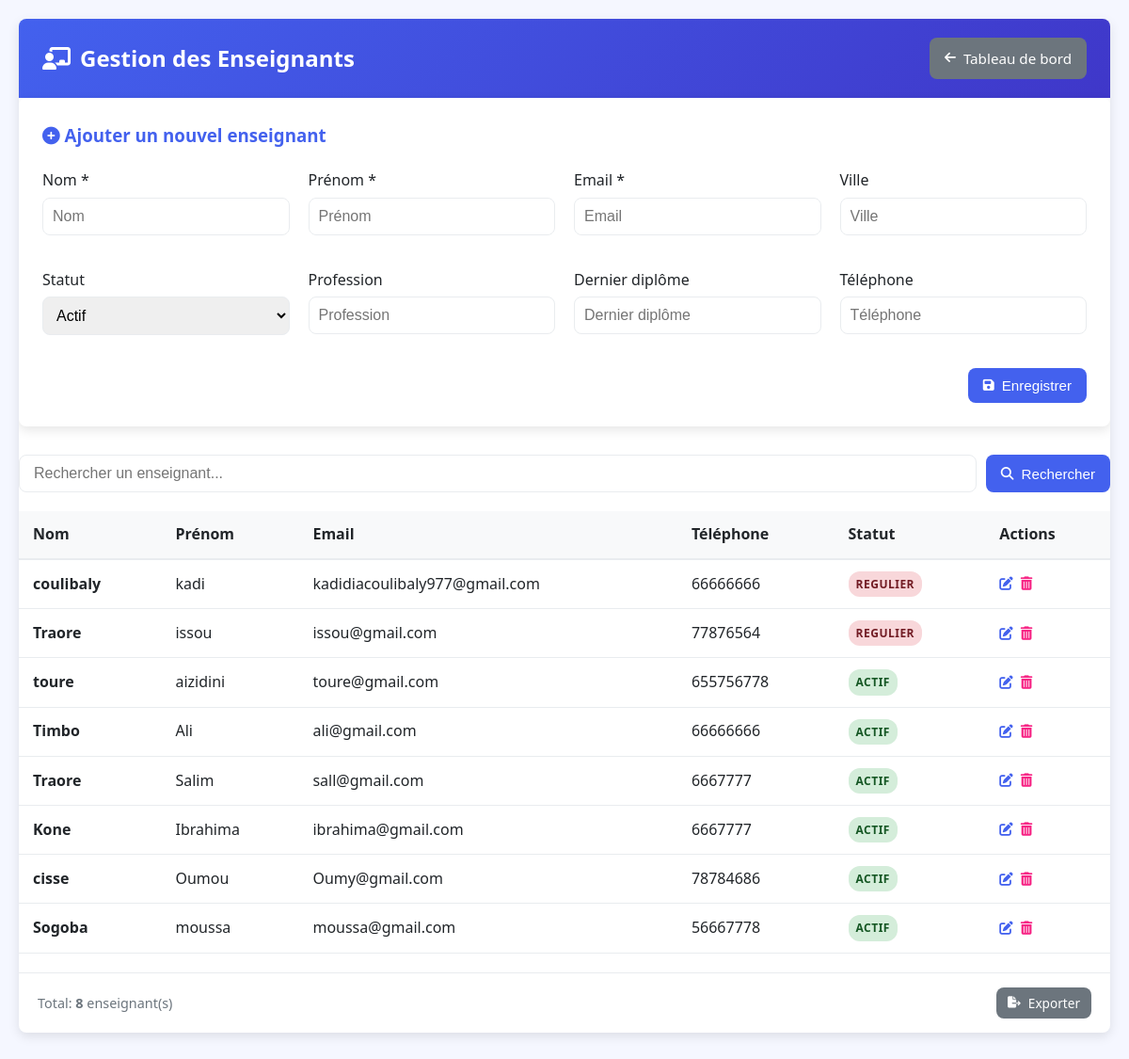
Screenshot of /enseignants.php with the database file from the repository.
### tables this page shows
CREATE TABLE `enseignants` (
  `id` int(11) NOT NULL,
  `nom` varchar(100) DEFAULT NULL,
  `prenom` varchar(100) DEFAULT NULL,
  `email` varchar(100) DEFAULT NULL,
  `ville` varchar(100) DEFAULT NULL,
  `statut` varchar(50) DEFAULT NULL,
  `profession` varchar(100) DEFAULT NULL,
  `dernier_diplome` varchar(100) DEFAULT NULL,
  `telephone` varchar(20) DEFAULT NULL
);

### enseignants.php (the view, shortened to what this page needs)
<?php
require 'config.php';
$enseignants = $pdo->query("SELECT * FROM enseignants")->fetchAll(PDO::FETCH_ASSOC);
    ?>
<!DOCTYPE html>
<html lang="fr">
<head>
    <link rel="stylesheet" href="https://cdnjs.cloudflare.com/ajax/libs/font-awesome/6.4.0/css/all.min.css">
</head>
<body>
    <div class="container">
        <div class="card">
            <div class="card-header">
                <h2>
                    <i class="fas fa-chalkboard-teacher"></i>
                    Gestion des Enseignants
                </h2>
                <a href="dashboard.php" class="btn btn-secondary">
                    <i class="fas fa-arrow-left"></i> Tableau de bord
                </a>
            </div>
            <div class="card-body">
                <?php if (isset($_GET['edit'])): ?>
                <?php else: ?>
                    <form method="POST" class="edit-form">
                        <h3 style="margin-bottom: 20px; color: var(--primary);">
                            <i class="fas fa-plus-circle"></i> Ajouter un nouvel enseignant
                        </h3>
                        <div class="form-grid">
                            <div class="form-group">
                                <label>Nom <span class="required">*</span></label>
                                <input name="nom" placeholder="Nom" required>
                            </div>
                            <div class="form-group">
                                <label>Prénom <span class="required">*</span></label>
                                <input name="prenom" placeholder="Prénom" required>
                            </div>
                            <div class="form-group">
                                <label>Email <span class="required">*</span></label>
                                <input name="email" type="email" placeholder="Email" required>
                            </div>
                            <div class="form-group">
                                <label>Ville</label>
                                <input name="ville" placeholder="Ville">
                            </div>
                            <div class="form-group">
                                <label>Statut</label>
                                <select name="statut">
                                    <option value="Actif">Actif</option>
                                </select>
                            </div>
                            <div class="form-group">
                                <label>Profession</label>
                                <input name="profession" placeholder="Profession">
                            </div>
                            <div class="form-group">
                                <label>Dernier diplôme</label>
                                <input name="dernier_diplome" placeholder="Dernier diplôme">
                            </div>
                            <div class="form-group">
                                <label>Téléphone</label>
                                <input name="telephone" type="tel" placeholder="Téléphone">
                            </div>
                        </div>
                        <div class="form-actions">
                            <button type="submit" name="add" class="btn btn-primary">
                                <i class="fas fa-save"></i> Enregistrer
                            </button>
                        </div>
                    </form>
                <?php endif; ?>
                <div class="search-container">
                    <form method="GET" style="flex: 1; display: flex; gap: 10px;">
                        <input type="text" name="search" class="search-input" placeholder="Rechercher un enseignant..." value="<?= htmlspecialchars($_GET['search'] ?? '') ?>">
                        <button type="submit" class="btn btn-primary">
                            <i class="fas fa-search"></i> Rechercher
                        </button>
                    </form>
                </div>
                <?php if (!empty($enseignants)): ?>
                    <div class="table-container">
                        <table class="table">
                            <thead>
                                <tr>
                                    <th>Nom</th>
                                    <th>Prénom</th>
                                    <th>Email</th>
                                    <th>Téléphone</th>
                                    <th>Statut</th>
                                    <th>Actions</th>
                                </tr>
                            </thead>
                            <tbody>
                                <?php foreach ($enseignants as $ens): ?>
                                <tr>
                                    <td><strong><?= htmlspecialchars($ens['nom']) ?></strong></td>
                                    <td><?= htmlspecialchars($ens['prenom']) ?></td>
                                    <td><?= htmlspecialchars($ens['email']) ?></td>
                                    <td><?= htmlspecialchars($ens['telephone']) ?></td>
                                    <td>
                                        <span class="badge <?= $ens['statut'] == 'Actif' ? 'badge-success' : ($ens['statut'] == 'Vacataire' ? 'badge-warning' : 'badge-danger') ?>">
                                            <?= htmlspecialchars($ens['statut']) ?>
                                        </span>
                                    </td>
                                    <td>
                                        <div class="actions">
                                            <a href="enseignants.php?edit=<?= $ens['id'] ?>" class="action-link" title="Modifier">
                                                <i class="fas fa-edit"></i>
                                            </a>
                                            <a href="enseignants.php?delete=<?= $ens['id'] ?>" class="action-link danger" title="Supprimer"
                                               onclick="return confirm('Êtes-vous sûr de vouloir supprimer cet enseignant ?')">
                                                <i class="fas fa-trash-alt"></i>
                                            </a>
                                        </div>
                                    </td>
                                </tr>
                                <?php endforeach; ?>
                            </tbody>
                        </table>
                    </div>
                <?php endif; ?>
            </div>
            <div class="stats">
                <div>
                    Total: <strong><?= count($enseignants) ?></strong> enseignant(s)
                </div>
                <div>
                    <a href="#" class="btn btn-sm btn-secondary">
                        <i class="fas fa-file-export"></i> Exporter
                    </a>
                </div>
            </div>
        </div>
    </div>
</body>
</html>

### enseignants.php (style rules this page uses)
:root { --primary: #4361ee; --primary-dark: #3a56d4; --secondary: #3f37c9; --success: #4cc9f0; --warning: #f8961e; --danger: #f72585; --light: #f8f9fa; --dark: #212529; --gray: #6c757d; --light-gray: #e9ecef; --border-radius: 8px; --box-shadow: 0 4px 12px rgba(0, 0, 0, 0.1); --transition: all 0.3s ease; }
* { box-sizing: border-box; margin: 0; padding: 0; }
body { font-family: 'Segoe UI', system-ui, -apple-system, sans-serif; background-color: #f5f7ff; color: var(--dark); line-height: 1.6; padding: 20px; }
.container { max-width: 1200px; margin: 0 auto; }
.card { background: white; border-radius: var(--border-radius); box-shadow: var(--box-shadow); overflow: hidden; margin-bottom: 30px; }
.card-header { background: linear-gradient(135deg, var(--primary), var(--secondary)); color: white; padding: 20px 25px; display: flex; justify-content: space-between; align-items: center; }
.card-header h2 { margin: 0; font-weight: 600; font-size: 1.5rem; display: flex; align-items: center; gap: 10px; }
.btn { display: inline-flex; align-items: center; justify-content: center; gap: 8px; padding: 10px 16px; border-radius: var(--border-radius); font-weight: 500; cursor: pointer; transition: var(--transition); text-decoration: none; border: none; font-size: 0.95rem; }
.btn i { font-size: 0.9em; }
.btn-primary { background-color: var(--primary); color: white; }
.btn-secondary { background-color: var(--gray); color: white; }
.btn-sm { padding: 6px 12px; font-size: 0.85rem; }
.search-container { display: flex; gap: 15px; margin-bottom: 20px; }
.search-input { flex: 1; padding: 10px 15px; border: 1px solid var(--light-gray); border-radius: var(--border-radius); font-size: 1rem; transition: var(--transition); }
.table-container { overflow-x: auto; margin: 20px 0; }
.table { width: 100%; border-collapse: collapse; min-width: 800px; }
.table th { background-color: var(--light); padding: 12px 15px; text-align: left; font-weight: 600; color: var(--dark); border-bottom: 2px solid var(--light-gray); }
.table td { padding: 12px 15px; border-bottom: 1px solid var(--light-gray); vertical-align: middle; }
.badge { display: inline-block; padding: 4px 8px; border-radius: 12px; font-size: 0.75rem; font-weight: 600; text-transform: uppercase; letter-spacing: 0.5px; }
.badge-success { background-color: #d4edda; color: #155724; }
.badge-danger { background-color: #f8d7da; color: #721c24; }
.actions { display: flex; gap: 8px; }
.action-link { color: var(--primary); text-decoration: none; transition: var(--transition); display: inline-flex; align-items: center; gap: 5px; font-size: 0.9rem; }
.action-link.danger { color: var(--danger); }
.form-grid { display: grid; grid-template-columns: repeat(auto-fill, minmax(250px, 1fr)); gap: 20px; margin-bottom: 20px; }
.form-group { margin-bottom: 15px; }
.form-group label { display: block; margin-bottom: 5px; font-weight: 500; color: var(--dark); }
.form-group input, .form-group select, .form-group textarea { width: 100%; padding: 10px; border: 1px solid var(--light-gray); border-radius: var(--border-radius); font-size: 1rem; transition: var(--transition); }
.form-actions { display: flex; justify-content: flex-end; gap: 10px; margin-top: 20px; }
.edit-form { background: white; padding: 25px; border-radius: var(--border-radius); box-shadow: var(--box-shadow); margin-bottom: 30px; }
.stats { display: flex; justify-content: space-between; align-items: center; color: var(--gray); font-size: 0.9rem; padding: 15px 20px; border-top: 1px solid var(--light-gray); }

### rows the page displays
enseignants: nom "coulibaly", prenom "kadi", email "kadidiacoulibaly977@gmail.com", telephone "66666666", statut "REGULIER"
enseignants: nom "Traore", prenom "issou", email "issou@gmail.com", telephone "77876564", statut "REGULIER"
enseignants: nom "toure", prenom "aizidini", email "toure@gmail.com", telephone "655756778", statut "ACTIF"
enseignants: nom "Timbo", prenom "Ali", email "ali@gmail.com", telephone "66666666", statut "ACTIF"
enseignants: nom "Traore", prenom "Salim", email "sall@gmail.com", telephone "6667777", statut "ACTIF"
enseignants: nom "Kone", prenom "Ibrahima", email "ibrahima@gmail.com", telephone "6667777", statut "ACTIF"
enseignants: nom "cisse", prenom "Oumou", email "Oumy@gmail.com", telephone "78784686", statut "ACTIF"
enseignants: nom "Sogoba", prenom "moussa", email "moussa@gmail.com", telephone "56667778", statut "ACTIF"

### other values shown
count($enseignants) "8"
